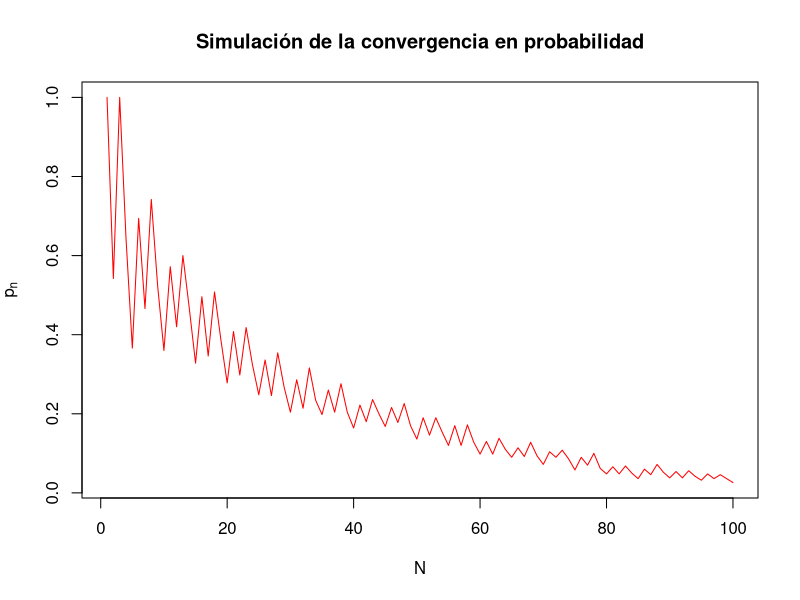
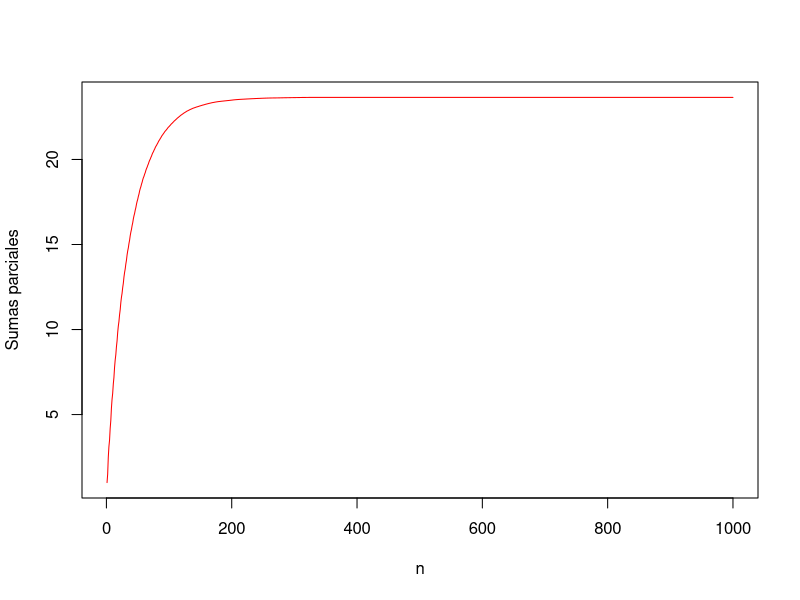
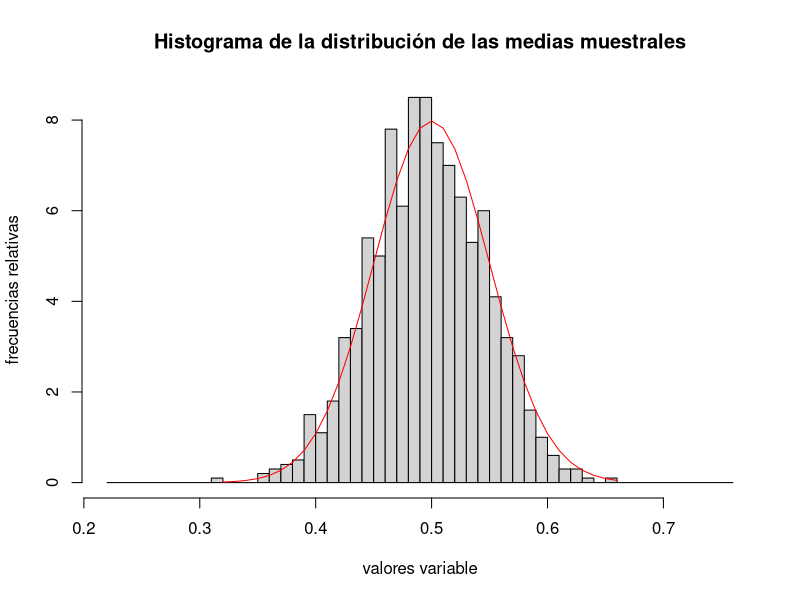

Recreate these plots in R, in order.
## ---- chunk 1
N=100
k=500
set.seed(2019) ## fijamos la semila de aleatoriedad para que a todos nos dé lo mismo
valores.experimento=matrix(sample(c(0,1),N*k,replace=TRUE),k,N)
## ---- chunk 2
valores.experimento[1:5,1:13]
## ---- chunk 3
cálculo.xnbarra = function(x){
  return(cumsum(x)/(1:length(x)))
}
## ---- chunk 4
matriz.medias.muestrales = t(apply(valores.experimento,1,cálculo.xnbarra))
## ---- chunk 5
epsilon=0.1
probabilidades.pn= colSums(abs(matriz.medias.muestrales-0.5) > epsilon)/k
## ---- chunk 6
epsilon=0.1
probabilidades.pn= colSums(abs(matriz.medias.muestrales-0.5) > epsilon)/k
plot(1:N,probabilidades.pn,type="l",xlab=expression(N),ylab=expression(p[n]),main="Simulación de la convergencia en probabilidad",col="red")
## ---- chunk 7
probabilidades.pn = read.table("book-files/Probabilidadesn.txt")
probabilidades.pn = t(probabilidades.pn)
## ---- chunk 8
N=1000
plot(1:N,cumsum(probabilidades.pn),xlab=expression(n),ylab="Sumas parciales",col='red', type='l')
## ---- chunk 9
pbinom(14,50,1/3)
pbinom(20,50,1/3)-pbinom(9,50,1/3)
## ---- chunk 10
n=100
p=1/2
sigma=p*(1-p)
set.seed(2019)
muestra.binomial = rbinom(1000,n,p)
muestra.xnbarra = muestra.binomial/n
## ---- chunk 11
hist(muestra.xnbarra,freq=FALSE,
     breaks=seq(from=min(muestra.xnbarra)-0.1,to=max(muestra.xnbarra)+0.1,by=0.01),
     main="Histograma de la distribución de las medias muestrales",
     xlab="valores variable",ylab="frecuencias relativas")
mu=p
sigma.xnbarra=sqrt(p*(1-p)/n)
x=seq(from=min(muestra.xnbarra),to=max(muestra.xnbarra),by=0.01)
lines(x,dnorm(x,mu,sigma.xnbarra),col='red')
